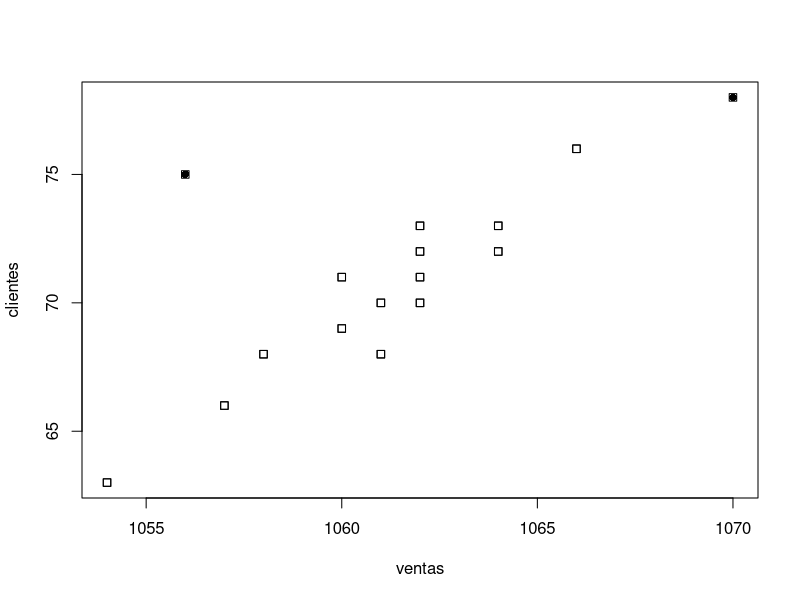
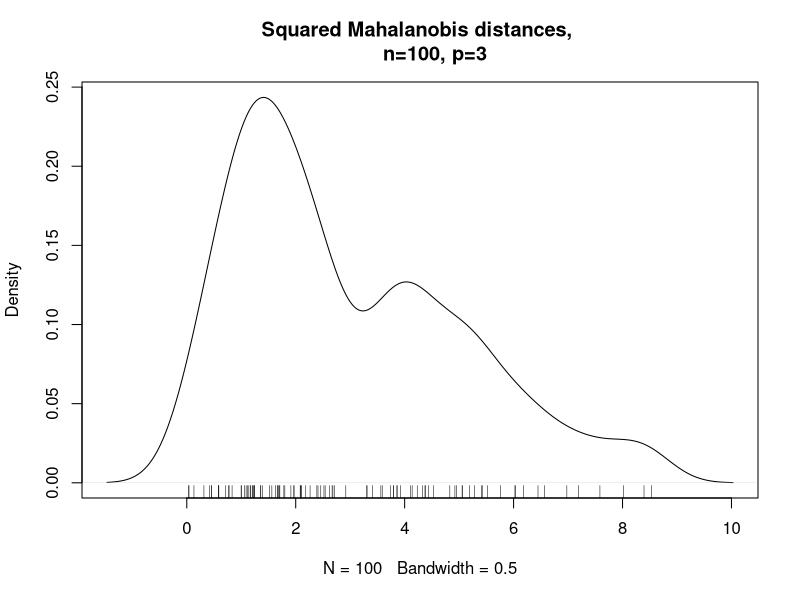
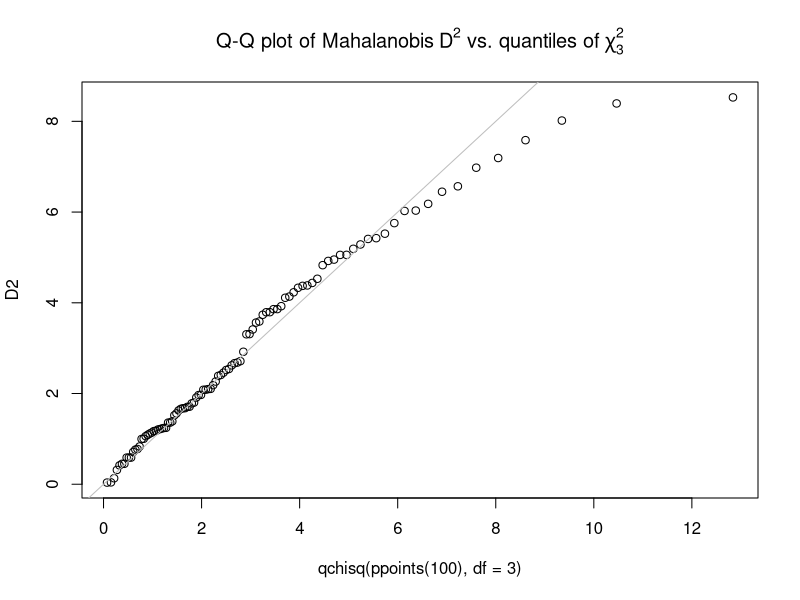

The R source for these figures, in order: (Note: this script raises an error after producing the figures.)

#_____ Distancia de Mahalanobis____

# Cargar los datos
ventas= c( 1054, 1057, 1058, 1060, 1061, 1060, 1061, 
           1062, 1062, 1064, 1062, 1062, 1064, 1056, 
           1066, 1070)
clientes= c(63, 66, 68, 69, 68, 71, 70, 70, 71, 72, 72, 
            73, 73, 75, 76, 78)

# Utilizamos la función data.frame() para crear 
# un juego de datos en R
datos <- data.frame(ventas ,clientes)

dim(datos)
str(datos)
summary(datos)

#----------------------------------------------------
#    Calculo de la distancia
#----------------------------------------------------

# El método de distancia Mahalanobis mejora el 
# método clásico de distancia de Gauss 
# eliminando el efecto que pueden producir 
# la correlación entre las variables a analizar


# Determinar el número de outlier que queremos encontrar.
num.outliers <- 2

# Ordenar los datos de mayor a menor distancia, 
# según la métrica de Mahalanobis.
mah.ordenacion <- order(mahalanobis(datos, colMeans(datos), cov(datos)), decreasing=TRUE)
mah.ordenacion

# Generar un vector boleano los dos 
# valores más alejados segun la distancia Mahalanobis.
outlier2 <- rep(FALSE , nrow(datos))
outlier2[mah.ordenacion[1:num.outliers]] <- TRUE

# Resaltar con un punto relleno los 2 valores outliers.
colorear.outlier <- outlier2 *16

# Visualizar el gráfico con los datos destacando sus outlier.
plot(datos , pch=0)
points(datos , pch=colorear.outlier)

#----------------------------------
#   Ejercicio 2
#----------------------------------

require(graphics)

ma <- cbind(1:6, 1:3)
(S <-  var(ma))
mahalanobis(c(0, 0), 1:2, S)

x <- matrix(rnorm(100*3), ncol = 3)
stopifnot(mahalanobis(x, 0, 
                      diag(ncol(x))) == rowSums(x*x))

##- Here, D^2 = usual squared Euclidean distances

Sx <- cov(x)
D2 <- mahalanobis(x, colMeans(x), Sx)
plot(density(D2, bw = 0.5),
     main="Squared Mahalanobis distances, 
     n=100, p=3") ; rug(D2)
qqplot(qchisq(ppoints(100), df = 3), D2,
       main = expression("Q-Q plot of Mahalanobis" * ~D^2 *
                           " vs. quantiles of" * ~ chi[3]^2))
abline(0, 1, col = 'gray')

#------------------------------------------
#   Ejercicio 3
#-----------------------------------------

# Diseñar un ejercicio utilizando la distancia de Mahalanobis.

# 1.- Planteamiento del problema.
#Se desea encontrar si existen valores atipicos en la matriz de datos
#de la base de los palmer penguins a nivel multivariado, es por ello
#que se recurrirá a la distancia de Mahalanobis para encontrar
#los posibles valores atípicos y presentarlos en un gráfico 2d

# 2.- Simular los datos o utilizar una matriz precargada en R.

#Cargo la base de datos de los palmer penguins que esta incluida en el paquete "palmerpenguins"
library(palmerpenguins)
datos = as.data.frame(penguins)
head(datos)
#Quito valores faltantes
datos = datos[is.na(datos$bill_length_mm)==F,]
#Se extraen todos los pinwinos de la especie Gentoo debido a que los de la especie
#Chinstrap y Adelie presentan cierta homogeneidad entre si, mientras que los de Gentoo se
#Logran diferenciar muy bien de ellos.
datos = datos[datos$species!="Gentoo" ,]
dim(datos)
#Se cambian los nombres de las filas despues de remover a los pinguinos de la especie Gentoo
row.names(datos) = 1:nrow(datos)
#Extraigo unicamente las variables numericas continuas
datos = datos[,c(3,4,5,6)]
head(datos)
#Cambio el nombre de las columnas
names(datos) = c("L.Pico","P.Pico","Aleta","Masa")
#Reviso la dimension de la matriz procesada
dim(datos) #219 filas y 4 columnas
names(datos)
#Acercamiento Exploratorio en 3 dimensiones
#Se hace un gráfico de dispersion en 3d para observar el comportamiento de los sujetos
library(scatterplot3d)
zz <- scatterplot3d(x = datos[,1], y = datos[,2], z = datos[,3], 
                    xlab = "L.Pico", ylab = "P.Pico", zlab = "Aleta", 
                    pch = 1, color = as.numeric(datos$genotipo), grid = TRUE,
                    angle = 170)
zz.coords <- zz$xyz.convert(datos[,1], datos[,2], datos[,3]) 
text(zz.coords$x, 
     zz.coords$y,             
     labels = row.names(datos),               
     cex = .8, 
     pos = 2)  
head(datos)
#Deteccion de valores atipicos
outliers = mvn(data = datos[,-4] ,mvnTest= "hz",
               multivariateOutlierMethod = "quan")
outliers$univariateNormality


#Se alcanza a identificar en el gráfico de dispersion 3D que existen valores muy alejados del resto
#como el 14, el 28 y el 169

#Aplico el comando para obtener las distancias de mahalanobis
datosmahal = mahalanobis(datos,center = colMeans(datos), cov = cov(datos))
#Observo la distribución de las distancias mediante un histograma
hist(datosmahal,col = "Pink",main = "Histograma de las distancias de Mahalanobis",
     xlab = "Distancias de Mahalanobis") 
#El histograma revela la presencia de valores muy alejado del resto

#Realizo un gráfico de cajas para buscar los posibles valores outliers
boxplot(datosmahal,col = "pink") 
#Se encuentra que existen 4 observaciones que se alejan mucho de las demás.

#Se propone realizar un gráfico de las distancias de Mahalanobis 
plot(datosmahal) 
#Realizando un gráfico de dispersión de la variable se encuentra 1 dato muy alejado del resto.
#Procedemos a ordenar los datos y a quitar los primeros 4 que reportan los valores mas altos
dmsa = order(datosmahal,decreasing = T)[1:4]
#Quitamos los valores 169,81,39 y 14
limpios = datosmahal[-dmsa]

#Una vez quitadas las observaciones que aparecían como valores muy alejados,
#se procede a observar el comportamiento de los gráficos
#Revisamos el Histograma
hist(limpios,col = "Pink", main = "Histograma de los datos limpios",xlab =  "Distancias de Mahalanobis")
#Revisamos el gráfico de cajas
boxplot(limpios, col = "pink")
#El grafico de cajas ya no reporta ningun valor fuera de sus limites
#Revisamos el grafico de dispersion de las distancias de Mahalanobis
plot(limpios)
#Se puede observar que los datos ya tienen un comportamiento mas homogeneo

#Conclusion
#Al gráficar los datos para poder observar su comportamiento nos topamos con la limitante de que
#por mucho podemos gráficar 3 variables simultaneamente y suele suceder (como en este caso) que podemos
#llegar a tener 4 o mas variables que resultan de interes para nosotros y que no podemos alcanzar a representar
# al mismo tiempo por lo que la distancia de Mahalanobis resulta una opcion viable para condensar esa información
# multivaridada en un solo valor que resulta mas manejable como se pudo observar en el transcurso del ejemplo con
# la base de pinguinos en donde se pudo pasar de tener 3 dimensiones en el espacio para representar su comportamiento 
# a tener unicamente un solo valor que resumiera la información multivariante de los sujetos.
